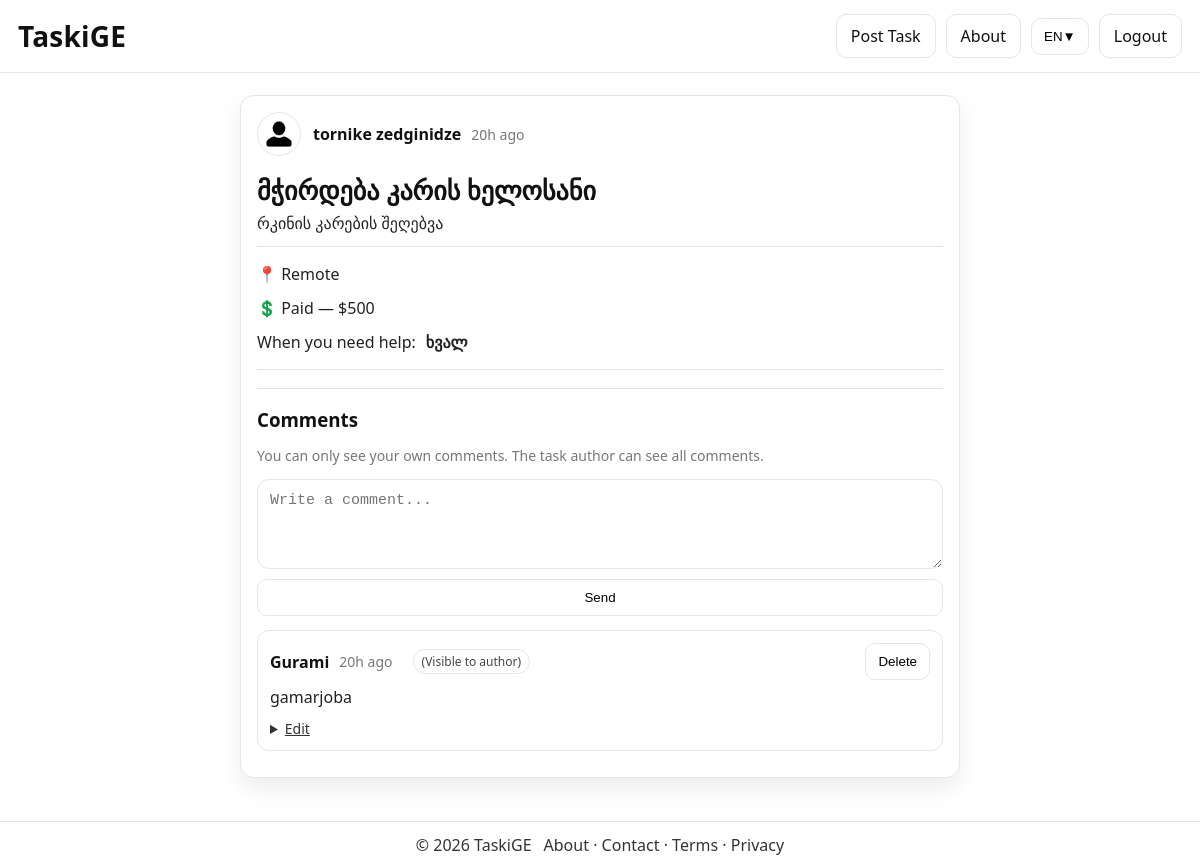
Page /tasks/1 (signed in) on the committed database.
### models.py (models this page shows)
class User(db.Model):
    id = db.Column(db.Integer, primary_key=True)
    full_name = db.Column(db.String(120), nullable=False)
    email = db.Column(db.String(180), unique=True, nullable=False, index=True)
    password_hash = db.Column(db.String(255), nullable=False)
    avatar_path = db.Column(db.String(255), nullable=True)
    created_at = db.Column(db.DateTime, default=datetime.utcnow)

class Task(db.Model):
    id = db.Column(db.Integer, primary_key=True)
    author_id = db.Column(db.Integer, db.ForeignKey("user.id"), nullable=False, index=True)
    title = db.Column(db.String(200), nullable=False)
    description = db.Column(db.Text, nullable=False)
    location = db.Column(db.String(80), nullable=False, default="Remote")  # Remote / On-site
    help_until = db.Column(db.String(80), nullable=False)  # simple text/date input
    payment_type = db.Column(db.String(20), nullable=False, default="Free")  # Free / Paid
    payment_amount = db.Column(db.Integer, nullable=True)
    created_at = db.Column(db.DateTime, default=datetime.utcnow, index=True)
    author = db.relationship("User", backref="tasks")

class Comment(db.Model):
    id = db.Column(db.Integer, primary_key=True)
    task_id = db.Column(db.Integer, db.ForeignKey("task.id"), nullable=False, index=True)
    author_id = db.Column(db.Integer, db.ForeignKey("user.id"), nullable=False, index=True)
    content = db.Column(db.Text, nullable=False)
    created_at = db.Column(db.DateTime, default=datetime.utcnow, index=True)
    task = db.relationship("Task", backref="comments")
    author = db.relationship("User")

### app.py (the view)
    @app.get("/tasks/<int:task_id>")
    def task_detail(task_id: int):
        user = current_user()
        task = Task.query.get_or_404(task_id)
        is_author = (task.author_id == user.id)
        if is_author:
            comments = Comment.query.filter_by(task_id=task_id).order_by(Comment.created_at.asc()).all()
        else:
            comments = Comment.query.filter_by(task_id=task_id, author_id=user.id).order_by(Comment.created_at.asc()).all()
        return render_template(
            "task_detail.html",
            user=user,
            task=task,
            comments=comments,
            is_author=is_author
        )

### templates/task_detail.html (shortened to what this page needs)
{% extends "base.html" %}
{% block content %}
<div class="center">
  <article class="card">
    <div class="card-head">
      <div class="user">
        <img class="avatar"
             src="{{ url_for('static', filename=(task.author.avatar_path if task.author.avatar_path else 'img/avatar-placeholder.png')) }}"
             alt="avatar" />
        <div class="user-meta">
          <div class="user-line">
            <strong>{{ task.author.full_name }}</strong>
            <span class="muted">{{ time_ago(task.created_at) }}</span>
          </div>
        </div>
      </div>
    </div>
    <div class="card-body">
      <h2 class="title">{{ task.title }}</h2>
      <p class="desc">{{ task.description }}</p>
      <div class="meta">
        <div class="meta-row">
          <span class="meta-item">📍 {{ task.location }}</span>
        </div>
        <div class="meta-row">
          {% if task.payment_type == "Paid" %}
            <span class="meta-item">💲 Paid — ${{ task.payment_amount if task.payment_amount else 0 }}</span>
          {% else %}
            <span class="meta-item">💲 Free</span>
          {% endif %}
        </div>
        <div class="meta-row">
          <span class="meta-item" data-i18n="help_until_label">When you need help:</span>
          <span class="meta-item"><strong>{{ task.help_until }}</strong></span>
        </div>
      </div>
      <hr class="line"/>
      <section class="comments">
        <h3 class="subtitle" data-i18n="comments">Comments</h3>
        {% if not is_author %}
          <p class="muted">You can only see your own comments. The task author can see all comments.</p>
        {% endif %}
        <form class="comment-form" method="POST" action="{{ url_for('add_comment', task_id=task.id) }}">
          <textarea class="input textarea" name="content" rows="3" required placeholder="Write a comment..."></textarea>
          <button class="btn" type="submit" data-i18n="send">Send</button>
        </form>
        <div class="comment-list">
          {% for c in comments %}
            <div class="comment">
              <div class="comment-head">
                <div class="comment-left">
                  <strong>{{ c.author.full_name }}</strong>
                  <span class="muted">{{ time_ago(c.created_at) }}</span>
                  {% if not is_author %}
                    <span class="badge">(Visible to author)</span>
                  {% endif %}
                </div>
                {% if c.author_id == user.id %}
                  <div class="comment-actions">
                    <form method="POST" action="{{ url_for('delete_comment', comment_id=c.id) }}"
                          onsubmit="return confirm('Delete your comment?');">
                      <button class="btn btn-small" type="submit">Delete</button>
                    </form>
                  </div>
                {% endif %}
              </div>
              <div class="comment-body">{{ c.content }}</div>
              {% if c.author_id == user.id %}
                <details class="edit-box">
                  <summary class="edit-link">Edit</summary>
                </details>
              {% endif %}
            </div>
          {% else %}
            <p class="muted" data-i18n="no_comments">No comments yet.</p>
          {% endfor %}
        </div>
      </section>
    </div>
  </article>
</div>
{% endblock %}

### static/styles.css (style rules this page uses)
:root { --bg:#ffffff; --text:#111; --muted:#777; --border:#e6e6e6; --shadow: 0 10px 24px rgba(0,0,0,.08); --radius:14px; }
* { box-sizing:border-box }
body { margin:0; font-family: system-ui, -apple-system, Segoe UI, Roboto, Arial, sans-serif; background:var(--bg); color:var(--text); }
hr.line { border:none;border-top:1px solid var(--border); margin:18px 0 }
.btn { border:1px solid var(--border); background:#fff; padding:10px 14px; border-radius:10px; cursor:pointer; display:inline-flex; align-items:center; justify-content:center; transition: transform .06s ease, box-shadow .2s ease; }
.btn-small { padding:10px 12px; }
.card { border:1px solid var(--border); border-radius: var(--radius); box-shadow: var(--shadow); background:#fff; overflow:hidden; }
.card-head { padding:16px 16px 0; display:flex; justify-content:space-between; align-items:flex-start; gap:10px; }
.card-body { padding: 10px 16px 16px; }
.user { display:flex; align-items:center; gap:12px; }
.avatar { width:44px; height:44px; border-radius:50%; object-fit:cover; border:1px solid var(--border); }
.user-line { display:flex; align-items:center; gap:10px; }
.muted { color: var(--muted); font-size:14px; }
.title { margin: 10px 0 6px; font-size: 26px; line-height: 1.15; }
.desc { margin: 0 0 12px; color:#222; line-height:1.4; }
.meta { border-top:1px solid var(--border); border-bottom:1px solid var(--border); padding:10px 0; margin:12px 0 14px; }
.meta-row { display:flex; gap:10px; padding:6px 0; }
.meta-item { color:#222; }
.center { max-width: 720px; margin: 0 auto; }
.input { border:1px solid var(--border); border-radius:12px; padding:12px 12px; font-size:15px; outline:none; }
.textarea { resize:vertical; min-height: 90px; }
.subtitle { margin: 0 0 10px; }
.comments .comment-form { display:flex; flex-direction:column; gap:10px; margin-bottom: 14px; }
.comment { border:1px solid var(--border); border-radius:12px; padding:12px; margin-bottom:10px; }
.comment-head { display:flex; justify-content:space-between; gap:10px; margin-bottom:6px; }
.comment-body { color:#222; line-height:1.4; }
.badge { margin-left:10px; font-size:12px; color:#444; border:1px solid #e6e6e6; padding:3px 8px; border-radius:999px; background:#fff; }
.comment-left { display:flex; align-items:center; gap:10px; flex-wrap:wrap; }
.comment-actions { display:flex; gap:8px; align-items:center; }
.edit-box { margin-top:10px; }
.edit-link { cursor:pointer; color:#333; font-size:14px; text-decoration:underline; width:max-content; }

### rows in the picture
User: author.full_name "tornike zedginidze"
Task: created_at "20h ago", title "მჭირდება კარის ხელოსანი", description "რკინის კარების შეღებვა", location "Remote", payment_amount "500", help_until "ხვალ"
Comment: author.full_name "Gurami", created_at "20h ago", content "gamarjoba"
